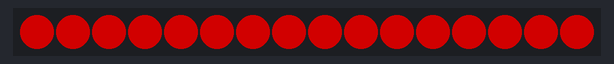
The sketch below on a simulated ESP8266 (NodeMCU). On the bench: 16 RGB LEDs in strip order, left to right. Dim RGB values are drawn brighter than linear; what the sketch prints to the serial monitor is not drawn.

Above: at 0.6 s.
At 19.7 s:
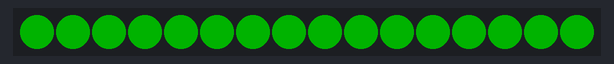
At 38.9 s:
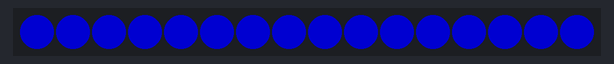

The sketch:

LED_working_basic.ino
```cpp
#include <FastLED.h>


/*
  Radio Game code testing LED
  based on Fastled Library
  Nov 10, 2025
*/

// -------------------------------------------------------
#define LED_DATA_PIN  D0         // Data pin connected to the LED strip
#define NUM_LEDS      16         // Total number of LEDs in the strip
#define LED_TYPE      WS2812     // Type of LED strip (WS2812 / WS2812B / NeoPixel)
#define COLOR_ORDER   GRB        // Most WS2812 strips use GRB order
#define BRIGHTNESS    120        // Global brightness (0 - 255)

CRGB leds[NUM_LEDS];

void setup() {
  Serial.begin(115200);
  delay(500);

  // Initialize the LED strip
  FastLED.addLeds<LED_TYPE, LED_DATA_PIN, COLOR_ORDER>(leds, NUM_LEDS)
         .setCorrection(TypicalLEDStrip);

  FastLED.setBrightness(BRIGHTNESS);

  Serial.println("FastLED LED Test");
}

void loop() {
  // Test 1: Fill the strip with red
  fill_solid(leds, NUM_LEDS, CRGB::Red);
  FastLED.show();
  delay(1000);

  // Test 2: Fill the strip with green
  fill_solid(leds, NUM_LEDS, CRGB::Green);
  FastLED.show();
  delay(1000);

  // Test 3: Fill the strip with blue
  fill_solid(leds, NUM_LEDS, CRGB::Blue);
  FastLED.show();
  delay(1000);

  // Test 4: Rainbow animation sweep
  static uint8_t hue = 0;
  for (int i = 0; i < NUM_LEDS; i++) {
    leds[i] = CHSV(hue + (i * 4), 255, 255);
  }
  FastLED.show();
  hue++;
  delay(30);
}
```

Measured:
- what the display in image 0 shows lasts 1.0 s, from 0.5 s to 1.5 s
